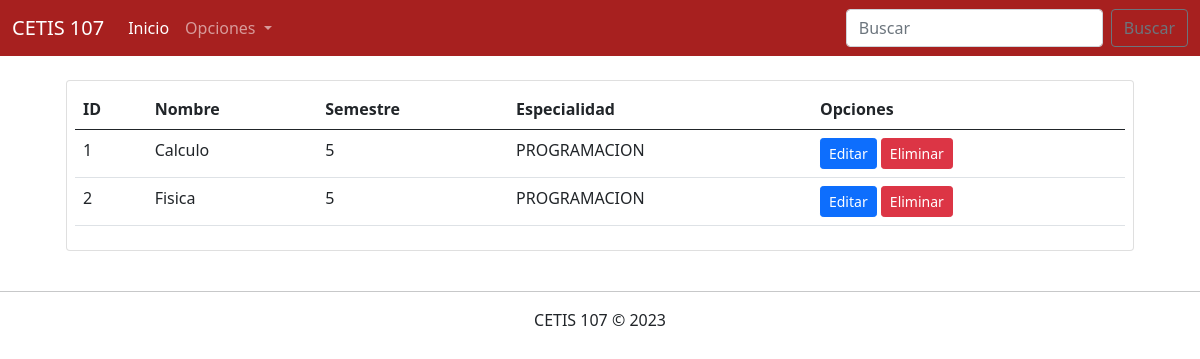
The app's page /parcial3/consultarMaterias.php with its own data.
### tables this page shows
CREATE TABLE `materias` (
  `id` int(11) NOT NULL,
  `nombre` varchar(50) NOT NULL,
  `semestre` int(11) NOT NULL,
  `especialidad` varchar(50) NOT NULL
);

### parcial3/consultarMaterias.php (the view, shortened to what this page needs)
<!DOCTYPE html>
<html lang="en">
<head>
    <link rel="stylesheet" href="css/bootstrap.css">
</head>
<body>
    <?php
        include 'menu.php';
        include 'conexion.php';
        $sql = "SELECT * FROM materias";
        $datos = $conexion->query($sql);
    ?>
    <div class="container">
        <div class="row">
            <div class="col-12">
                <?php if($datos->num_rows > 0) { ?>
                <div class="table-responsive card m-4 p-2">
                    <table class="table table-hover">
                        <thead>
                            <tr>
                                <th>ID</th>
                                <th>Nombre</th>
                                <th>Semestre</th>
                                <th>Especialidad</th>
                                <th>Opciones</th>
                            </tr>
                        </thead>
                        <tbody>
                            <?php while($registro = $datos->fetch_assoc()){ ?>
                                <tr>
                                    <td><?php echo $registro["id"]; ?></td>
                                    <td><?php echo $registro["nombre"]; ?></td>
                                    <td><?php echo $registro["semestre"]; ?></td>
                                    <td><?php echo $registro["especialidad"]; ?></td>
                                    <td>
                                        <a href="editarMaterias.php?id=<?php echo $registro["id"]; ?>"  class="btn btn-sm btn-primary">Editar</a>
                                        <a href="eliminarMaterias.php?id=<?php echo $registro["id"]; ?>" class="btn btn-sm btn-danger">Eliminar</a>
                                    </td>
                                </tr>
                            <?php } ?>
                        </tbody>
                    </table>
                </div>
                <?php } else { ?>
                    <h2 class="m-4">No existe datos de alumnos en la base e datos</h2>
                <?php } ?>
            </div>
        </div>
    </div>
    <footer class="text-center">
        <hr>
        CETIS 107 &copy; 2023
    </footer>
</body>
</html>

### records on screen
materias: id "1", nombre "Calculo", semestre "5", especialidad "PROGRAMACION"
materias: id "2", nombre "Fisica", semestre "5", especialidad "PROGRAMACION"
